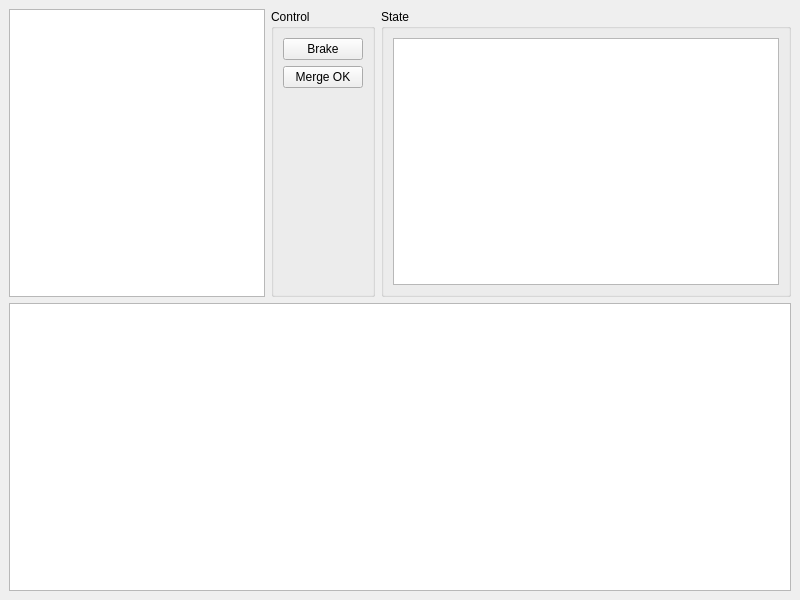
<?xml version="1.0" encoding="UTF-8"?>
<ui version="4.0">
 <class>MainWindow</class>
 <widget class="QMainWindow" name="MainWindow">
  <property name="geometry">
   <rect>
    <x>0</x>
    <y>0</y>
    <width>800</width>
    <height>600</height>
   </rect>
  </property>
  <property name="windowTitle">
   <string>MainWindow</string>
  </property>
  <widget class="QWidget" name="centralwidget">
   <layout class="QGridLayout" name="gridLayout">
    <item row="0" column="1">
     <widget class="QGroupBox" name="groupBox">
      <property name="title">
       <string>Control</string>
      </property>
      <layout class="QVBoxLayout" name="verticalLayout">
       <item>
        <widget class="QPushButton" name="brake">
         <property name="text">
          <string>Brake</string>
         </property>
         <property name="shortcut">
          <string>B</string>
         </property>
        </widget>
       </item>
       <item>
        <widget class="QPushButton" name="merge">
         <property name="text">
          <string>Merge OK</string>
         </property>
         <property name="shortcut">
          <string>M</string>
         </property>
        </widget>
       </item>
       <item>
        <spacer name="verticalSpacer">
         <property name="orientation">
          <enum>Qt::Vertical</enum>
         </property>
         <property name="sizeHint" stdset="0">
          <size>
           <width>20</width>
           <height>40</height>
          </size>
         </property>
        </spacer>
       </item>
      </layout>
     </widget>
    </item>
    <item row="0" column="2">
     <widget class="QGroupBox" name="groupBox_2">
      <property name="sizePolicy">
       <sizepolicy hsizetype="Expanding" vsizetype="Expanding">
        <horstretch>0</horstretch>
        <verstretch>0</verstretch>
       </sizepolicy>
      </property>
      <property name="title">
       <string>State</string>
      </property>
      <layout class="QGridLayout" name="gridLayout_2">
       <item row="0" column="0">
        <widget class="QTextEdit" name="state"/>
       </item>
      </layout>
     </widget>
    </item>
    <item row="0" column="0">
     <widget class="QListWidget" name="listVehicle">
      <property name="sizePolicy">
       <sizepolicy hsizetype="Minimum" vsizetype="Minimum">
        <horstretch>0</horstretch>
        <verstretch>0</verstretch>
       </sizepolicy>
      </property>
     </widget>
    </item>
    <item row="1" column="0" colspan="3">
     <widget class="QTextEdit" name="console">
      <property name="enabled">
       <bool>true</bool>
      </property>
     </widget>
    </item>
   </layout>
  </widget>
  <widget class="QMenuBar" name="menubar">
   <property name="geometry">
    <rect>
     <x>0</x>
     <y>0</y>
     <width>800</width>
     <height>25</height>
    </rect>
   </property>
  </widget>
 </widget>
 <resources/>
 <connections/>
</ui>
